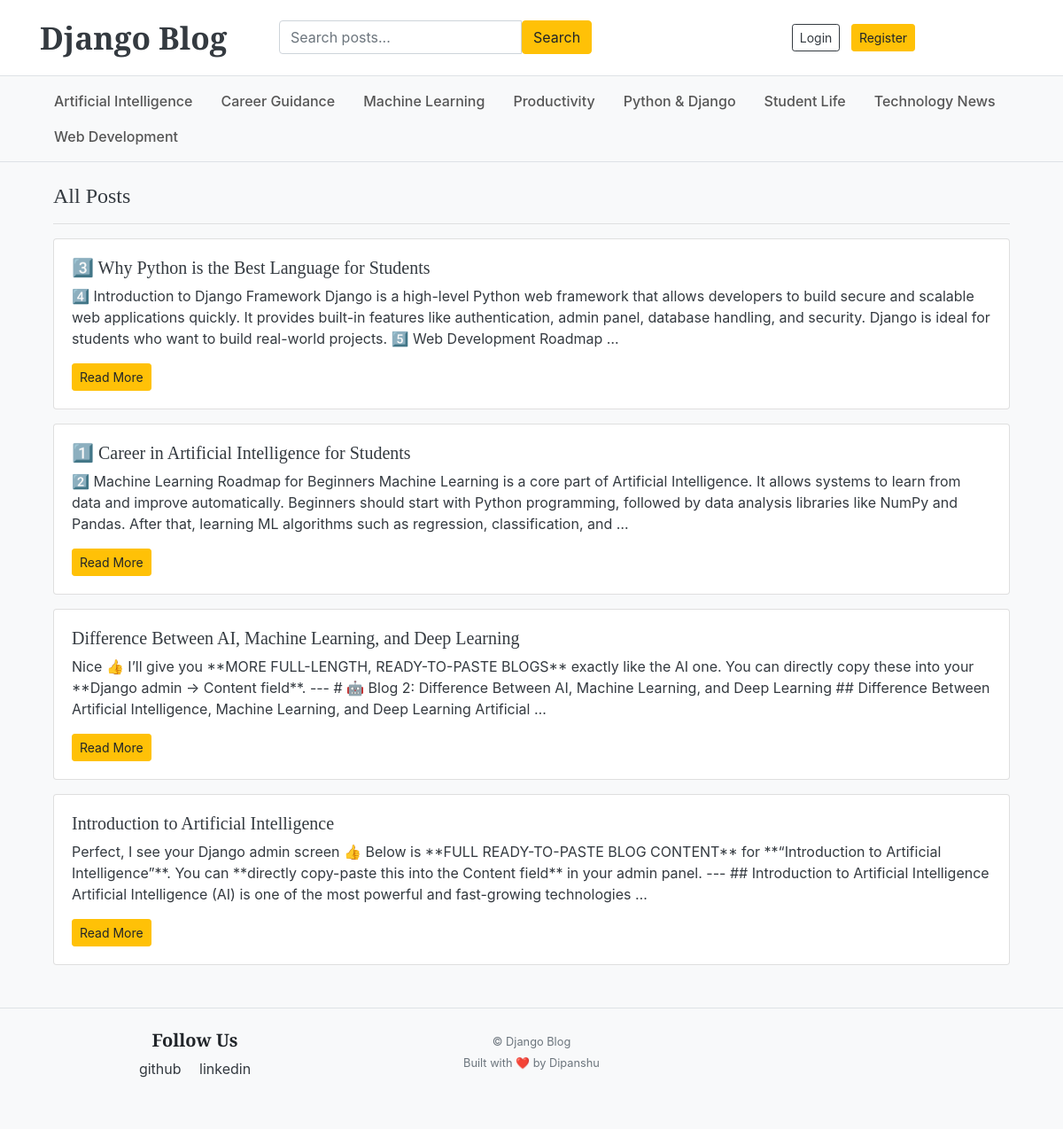
The app's page /blogs/search/ with its own data.
### Blog/models.py (models this page shows, shortened)
class Category(models.Model):
    name = models.CharField(max_length=50, unique=True)
    created_at = models.DateTimeField(auto_now_add=True)
    updated_at = models.DateTimeField(auto_now=True)
    class Meta:
        verbose_name_plural = "Categories"
        ordering = ["name"]

class Blog(models.Model):
    class Status(models.IntegerChoices):
        DRAFT = 0, "Draft"
        PUBLISHED = 1, "Published"
    title = models.CharField(max_length=150)
    slug = models.SlugField(max_length=200, unique=True, blank=True)
    category = models.ForeignKey(
        Category,
        on_delete=models.CASCADE,
        related_name="blogs"
    )
    author = models.ForeignKey(
        User,
        on_delete=models.CASCADE,
        related_name="blogs"
    )
    featured_image = models.ImageField(
        upload_to="uploads/%Y/%m/%d",
        blank=True,
        null=True
    )
    short_description = models.TextField(max_length=2000)
    content = models.TextField(max_length=5000)
    status = models.IntegerField(
        choices=Status.choices,
        default=Status.DRAFT
    )
    is_featured = models.BooleanField(default=False)
    created_at = models.DateTimeField(auto_now_add=True)
    updated_at = models.DateTimeField(auto_now=True)
    class Meta:
        ordering = ["-created_at"]
        indexes = [
            models.Index(fields=["status"]),
            models.Index(fields=["created_at"]),
        ]

### assignments/models.py (models this page shows, shortened)
class SocialLink(models.Model):
    PLATFORM_CHOICES = (
        ("facebook", "Facebook"),
        ("instagram", "Instagram"),
        ("linkedin", "LinkedIn"),
        ("twitter", "Twitter / X"),
        ("github", "GitHub"),
        ("youtube", "YouTube"),
    )
    platform = models.CharField(
        max_length=25,
        choices=PLATFORM_CHOICES,
        unique=True
    )
    link = models.URLField(max_length=200)
    created_at = models.DateTimeField(auto_now_add=True)
    updated_at = models.DateTimeField(auto_now=True)

### Blog/views.py (the view)
# urls.py: path('blogs/search/', BlogsViews.Search, name='search'),
def Search(request):
    query = request.GET.get('q')   # ✅ MATCH FORM
    blogs = Blog.objects.filter(status=Blog.Status.PUBLISHED)
    if query and query.strip():    # ✅ THIS CHECK IS IMPORTANT
        blogs = blogs.filter(
            Q(title__icontains=query) |
            Q(content__icontains=query) |
            Q(short_description__icontains=query)
        )
    return render(request, 'search.html', {
        'blogs': blogs,
        'keyword': query
    })

### Blog/context_processors.py (called while the page is built)
def get_categories(request):
    categories = Category.objects.all()
    return dict(categories = categories)

def get_social_link(request):
    social_links = SocialLink.objects.all()
    return dict(social_links = social_links)

def user_role(request):
    if request.user.is_authenticated:
        return {
            'is_manager': request.user.groups.filter(name='Manager').exists()
        }
    return {}

def dashboard_permissions(request):
    if request.user.is_authenticated:
        return {
            'can_manage_blog_cat': can_manage_blog_cat(request.user),
            'can_manage_users': can_manage_users(request.user),
        }
    return {}

### templates/search.html
{% extends "base.html" %}
{% block content %}
<div class="container mt-4">
    {% if keyword %}
        <h4 class="text-dark">
            Search results for: "{{ keyword }}"
        </h4>
    {% else %}
        <h4 class="text-dark">
            All Posts
        </h4>
    {% endif %}
    <hr>
    {% if blogs %}
        {% for blog in blogs %}
            <div class="card mb-3">
                <div class="card-body">
                    <h5>
                        <a href="{% url 'blog_detail' blog.slug %}"
                           class="text-dark text-decoration-none">
                            {{ blog.title }}
                        </a>
                    </h5>
                    <p class="text-dark">
                        {{ blog.content|truncatewords:50}}
                    </p>
                    <a href="{% url 'blog_detail' blog.slug %}"
                       class="btn btn-warning btn-sm">
                        Read More
                    </a>
                </div>
            </div>
        {% endfor %}
    {% else %}
        <p class="text-dark">No results found.</p>
    {% endif %}
</div>
{% endblock %}

### templates/base.html (shortened to what this page needs)
{% load static %}
<!DOCTYPE html>
<html lang="en">
<head>
    <link href="https://getbootstrap.com/docs/4.0/dist/css/bootstrap.min.css" rel="stylesheet">
    <link href="{% static 'css/blog.css' %}" rel="stylesheet">
    <link rel="stylesheet"
      href="https://cdnjs.cloudflare.com/ajax/libs/font-awesome/6.5.1/css/all.min.css"
>
</head>
<body>
<header class="main-header py-3 border-bottom">
    <div class="container">
        <div class="row align-items-center">
            <div class="col-md-3 col-6">
                <a href="{% url 'home' %}" class="blog-logo text-dark fw-bold text-decoration-none">
                    Django Blog
                </a>
            </div>
           <form action="{% url 'search' %}" method="get">
    <div class="input-group">
        <input
            class="form-control"
            type="text"
            name="q"
            placeholder="Search posts..."
        >
        <button class="btn btn-warning" type="submit">
            Search
        </button>
    </div>
</form>
        <div class="col-md-4 col-12 text-md-right text-center">
    {% if not user.is_authenticated %}
        <a class="btn btn-sm btn-outline-dark mr-2" href="{% url 'login' %}">
            Login
        </a>
        <a class="btn btn-sm btn-warning" href="{% url 'register' %}">
            Register
        </a>
    {% endif %}
</div>
        </div>
    </div>
</header>
<div class="bg-light border-bottom">
    <div class="container">
        <nav class="nav category-bar py-2 d-flex flex-wrap justify-content-center justify-content-md-start">
            {% for cat in categories %}
                <a class="nav-link px-3" href="{% url 'posts_by_category' cat.id %}">
                    {{ cat.name }}
                </a>
            {% empty %}
                <span class="text-muted">No categories</span>
            {% endfor %}
        </nav>
    </div>
</div>
<main class="container mt-4">
    {% block content %}
    {% endblock %}
</main>
<footer class="site-footer mt-5 pt-4 pb-4 bg-light border-top">
    <div class="container">
        <div class="row">
            {% if social_links %}
            <div class="col-md-4 mb-3 text-center">
                <h5 class="font-weight-bold">Follow Us</h5>
                <ul class="list-inline mt-2">
                    {% for i in social_links %}
                        <li class="list-inline-item mx-2">
                            <a href="{{ i.link }}" target="_blank" class="text-dark">
                                {{ i.platform }}
                            </a>
                        </li>
                    {% endfor %}
                </ul>
            </div>
            {% endif %}
            <div class="col-md-4 mb-3 text-right text-md-center">
                <small class="text-muted">
                    © {{ now|date:"Y" }} Django Blog<br>
                    Built with ❤️ by Dipanshu
                </small>
            </div>
        </div>
    </div>
</footer>
</body>
</html>

### static/css/blog.css (style rules this page uses)
h1, h2, h3, h4, h5, h6 { font-family: "Playfair Display", Georgia, "Times New Roman", serif; }

### templates/base.html (style rules this page uses)
body { background-color: #f8f9fa; }
.main-header { background: #ffffff; border-bottom: 1px solid #e5e5e5; position: sticky; top: 0; z-index: 1000; }
.blog-logo { font-family: "Playfair Display", serif; font-size: 2.2rem; font-weight: 700; }
.category-bar a { color: #555; font-weight: 500; transition: 0.3s; }
.site-footer { background: #ffffff; border-top: 1px solid #e5e5e5; padding: 20px 0; margin-top: 50px; }
.site-footer small { color: #777; }

### records on screen
Category: name "Artificial Intelligence"
Category: name "Career Guidance"
Category: name "Machine Learning"
Category: name "Productivity"
Category: name "Python & Django"
Category: name "Student Life"
Category: name "Technology News"
Category: name "Web Development"
Blog: title "3️⃣ Why Python is the Best Language for Students", content "4️⃣ Introduction to Django Framework Django is a high-level Python web framework that allows developers to build secure and scalable web applications quickly. It provides built-in features like authentication, admin panel, database handling, and security. Django is ideal for students who want to build real-world projects. 5️⃣ Web Development Roadmap …"
Blog: title "1️⃣ Career in Artificial Intelligence for Students", content "2️⃣ Machine Learning Roadmap for Beginners Machine Learning is a core part of Artificial Intelligence. It allows systems to learn from data and improve automatically. Beginners should start with Python programming, followed by data analysis libraries like NumPy and Pandas. After that, learning ML algorithms such as regression, classification, and …"
Blog: title "Difference Between AI, Machine Learning, and Deep Learning", content "Nice 👍 I’ll give you **MORE FULL-LENGTH, READY-TO-PASTE BLOGS** exactly like the AI one. You can directly copy these into your **Django admin → Content field**. --- # 🤖 Blog 2: Difference Between AI, Machine Learning, and Deep Learning ## Difference Between Artificial Intelligence, Machine Learning, and Deep Learning Artificial …"
Blog: title "Introduction to Artificial Intelligence", content "Perfect, I see your Django admin screen 👍 Below is **FULL READY-TO-PASTE BLOG CONTENT** for **“Introduction to Artificial Intelligence”**. You can **directly copy-paste this into the Content field** in your admin panel. --- ## Introduction to Artificial Intelligence Artificial Intelligence (AI) is one of the most powerful and fast-growing technologies …"
SocialLink: platform "github"
SocialLink: platform "linkedin"
